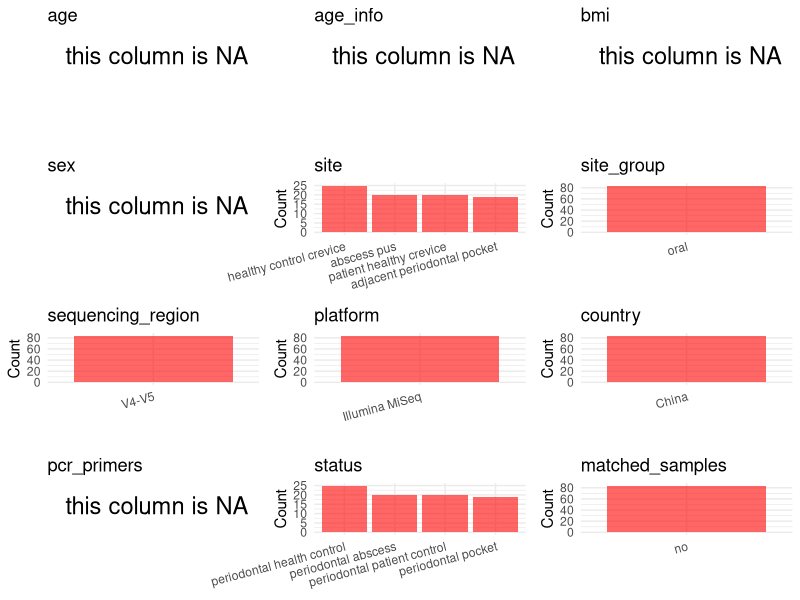

Recreate this plot in R. (Note: this script raises an error after producing the figure.)
## ---- chunk 1
# Load libraries
library(dplyr)
library(ggplot2)
library(cowplot)

# (1) Setting working directory
# EDIT HERE: change project_id for each study
project_id <- "PRJNA547446"

base_dir <- "/beegfs/huangxiaochang/global_oral/global-oral-microbiome/data/projects/"
setwd(file.path(base_dir, project_id))

# (2) Loading raw SRA metadata file
sra_file <- "SraRunTable.csv"
initial_meta <- read.csv("SraRunTable.csv", header = TRUE)

# (3) OPTIONAL: If extra metadata (e.g., Table.x or supplemental materials) are available from the article, you may need to merge the file with initial_meta manually. Below is example code for merging. Depending on the specific case of each study, you can customize the code as needed.
# supp_table <- read.csv("supplemental_table.csv", header = TRUE)
# initial_meta <- left_join(initial_meta, supp_table, by = merge_col_name)
## ---- chunk 2
# (1) Read the article in the following order: abstract, the beginning of the results section, and the methods. Understand the sample size, experimental design, and disease group overview. Clarify the sampling sites; for oral and gut samples, specify the exact sites like supragingival plaque, tongue, etc.

# (2) IMPORTANT: MUST go through each column of initial_meta
# head(initial_meta, 10)

# IMPORTANT: Check the unique values in the column of interest or query column.
# lapply(initial_meta[c('body_habitat', 'body_product', 'body_site')], table) # site
# table(initial_meta$host_subject_id) # subject id
# table(initial_meta$platform..exp.) # output is Illumina
# table(initial_meta$target_subfragment..exp.)
## ---- chunk 3
# (1) EDIT HERE: Parameter setup
# NOTE: This project has no lab control samples (blanks/positives) or non-human samples. Leave keywords empty to skip filtering.
control_column <- NA   # column name in initial_meta
# unique(initial_meta[[control_column]])  # uncomment to explore
control_keywords <- c()     # Enter exact keywords

species_column <- NA          # column name in initial_meta
# unique(initial_meta[[species_column]])  # uncomment to explore
non_human_keywords <- c()            # Enter exact keywords


# (2) Remove controls and non-human samples. DO NOT need to modify code in this part, just run it.
n_samples <- nrow(initial_meta)
# Control evaluation
if (length(control_keywords) > 0) {
  if (is.null(control_column) || control_column == "") {
    stop("Error: control_keywords provided but control_column is missing.")
  }

  if (!(control_column %in% colnames(initial_meta))) {
    stop(sprintf("Error: Column '%s' not found in initial_meta.", control_column))
  }

  control_pattern <- paste(control_keywords, collapse = "|")
  control_text <- initial_meta[[control_column]]
  is_control <- grepl(control_pattern, control_text)

} else {
  is_control <- rep(FALSE, n_samples)
}

# Non-human evaluation
if (length(non_human_keywords) > 0) {
  if (is.null(species_column) || species_column == "") {
    stop("Error: non_human_keywords provided but species_column is missing.")
  }

  if (!(species_column %in% colnames(initial_meta))) {
    stop(sprintf("Error: Column '%s' not found in initial_meta.", control_column))
  }

  non_human_pattern <- paste(non_human_keywords, collapse = "|")
  species_text <- initial_meta[[species_column]]
  is_non_human <- grepl(non_human_pattern, species_text)
} else {
  is_non_human <- rep(FALSE, n_samples)
}

# Execute removal
samples_to_remove <- is_control | is_non_human
initial_meta <- initial_meta[!samples_to_remove, ]

cat("Initial samples counts:",n_samples,"\n")
cat("Removed control samples:", sum(is_control), "\n")
cat("Removed non-human samples:", sum(is_non_human), "\n")
cat("Total samples removed ", sum(samples_to_remove), "\n")
cat("Remaining samples after Step 2:", nrow(initial_meta), "\n")
## ---- chunk 4
# Extract columns from initial_meta as follows:
# (1) No modification needed → extract directly.
# (2) Modification needed → create a column start with 'raw_' and mark the target column as "pending".
# (3) Need to find or determine based on the article.

metadata <- data.frame(
  bioproject = initial_meta$BioProject,
  sample_id = initial_meta$Run,
  raw_subject_id = initial_meta$Sample.Name,
  subject_id = "pending",
  age = NA,
  age_info = NA,
  bmi = NA,
  raw_sex = NA,
  sex = "pending",
  sequencing_region = "V4-V5",
  platform = initial_meta$Instrument,
  country = initial_meta$geo_loc_name_country,
  raw_site = initial_meta$isolate,
  site = "pending",
  site_group = "pending",
  public_time = initial_meta$ReleaseDate,
  raw_status = initial_meta$isolate,
  pcr_primers = NA,
  title = NA,
  disease_study = NA,
  status = "pending",
  matched_samples = "pending",
  is_time_series = "no",
  stringsAsFactors = FALSE
)

metadata$public_time <- as.Date(metadata$public_time)
## ---- chunk 5
# (1) Handle the columns with the `raw_` prefix.
# IMPORTANT: Add comments if the modification is not straightforward!!
metadata$sex <- NA_character_

# Extract status from raw_status (isolate column contained health status)
metadata$status <- metadata$raw_status

# Remap site from isolate column (which encoded site and health status); remapped to site names
metadata <- metadata %>% mutate(site = case_when(
  raw_site == "periodontal abscess" ~ "abscess pus",
  raw_site == "periodontal pocket" ~ "adjacent periodontal pocket",
  raw_site == "periodontal patient control" ~ "patient healthy crevice",
  raw_site == "periodontal health control" ~ "healthy control crevice",
  TRUE ~ raw_site
))

# Remove group suffix from subject_id (e.g., "052004A_Pocket" → "052004A")
metadata$subject_id <- gsub("_.*$", "", metadata$raw_subject_id)

metadata$title <- "Microbiota in Human Periodontal Abscess Revealed by 16S rDNA Sequencing"
metadata$disease_study <- "yes"

## ---- chunk 6
# (2) Filling the 'site_group' and 'matched_samples' columns
# editing site_group
unique(metadata$site)
# EDIT HERE: add oral sites
Oral_site = c("saliva", "mouth", "tongue coating", "supragingival plaque", "subgingival plaque", "oral swab", "denture", "tooth", "abscess pus", "adjacent periodontal pocket", "patient healthy crevice", "healthy control crevice", "gingival crevicular fluid", "subgingival plaque")
# EDIT HERE: add gut sites
Gut_site = c("feces", "stool")
# just run
metadata <- metadata %>%
  mutate(site_group = case_when(
    site %in% Oral_site ~ "oral",
    site %in% Gut_site ~ "gut",
    TRUE ~ "other"
  ))

# editing matched_samples, just run.
metadata$matched_samples <- ifelse(
  ave(metadata$subject_id, metadata$subject_id, FUN = length) > 1,
  "yes",
  "no"
)
## ---- chunk 7
# (3) check if there is pending value in metadata. If there is pending value, go on modify the metadata.
# Function to check if a column contains "pending"
has_pending <- function(col) {
  if (is.character(col) || is.factor(col)) {
    any(col == "pending", na.rm = TRUE)
  } else {
    FALSE
  }
}

# Check for any pending value
any_pending_value <- any(sapply(metadata, has_pending))

if (!any_pending_value) {
  message("Good! No cell contains the value 'pending'.")
} else {
  pending_cols <- names(metadata)[sapply(metadata, has_pending)]
  message("Columns containing 'pending': ", paste(pending_cols, collapse = ", "))
  message("Please continue to resolve these pending columns!")
}
## ---- chunk 8
# Select columns for visualization, just run
plot_data <- metadata %>%
  select(-bioproject, -sample_id, -subject_id, -title)

create_simple_plots <- function(data) {
  plots <- list()
  continuous_vars <- c("age", "bmi")

  for (col in colnames(data)) {
    if (all(is.na(data[[col]]))) {
      p <- ggplot() +
        annotate("text", x = 0.5, y = 0.5, label = "this column is NA", size = 6) +
        labs(title = col) +
        theme_void()
    } else if (col %in% continuous_vars && is.numeric(data[[col]])) {
      p <- ggplot(data, aes(x = .data[[col]])) +
        geom_histogram(fill = "blue", alpha = 0.6, bins = 20, na.rm = TRUE) +
        labs(title = col, x = col, y = "Count") +
        theme_minimal()
    } else {
      count_data <- as.data.frame(table(data[[col]], useNA = "ifany"))
      p <- ggplot(count_data, aes(x = reorder(Var1, -Freq), y = Freq)) +
        geom_col(fill = "red", alpha = 0.6) +
        labs(title = col, x = NULL, y = "Count") +
        theme_minimal() +
        theme(axis.text.x = element_text(angle = 15, hjust = 1))
    }
    plots[[col]] <- p
  }

  return(plots)
}

# Generate and arrange plots
plots <- create_simple_plots(plot_data)
p <- plot_grid(plots$age,
               plots$age_info,
               plots$bmi,
               plots$sex,
               plots$site,
               plots$site_group,
               plots$sequencing_region,
               plots$platform,
               plots$country,
               plots$pcr_primers,
               plots$status,
               plots$matched_samples,
               ncol = 3, align = "hv", axis = "lb")
ggsave("Metadata_Summary.png", plot = p, width = 8, height = 6, dpi = 150)
## ---- chunk 9
# Insert Metadata_Summary.png into the current Rmd output
knitr::include_graphics("Metadata_Summary.png")
## ---- chunk 10
# Reorder the data frame
fixed_cols <- c("bioproject", "sample_id", "subject_id", "age", "age_info",
                "bmi", "sex", "platform", "sequencing_region", "pcr_primers",
                "country", "site", "site_group", "disease_study", "status",
                "title", "public_time", "matched_samples", "is_time_series")
metadata <- metadata %>%
  select(all_of(fixed_cols), everything())

# save metadata
# head(metadata)
write.csv(metadata, file = "metadata_v2.csv", quote = TRUE, row.names = FALSE)
